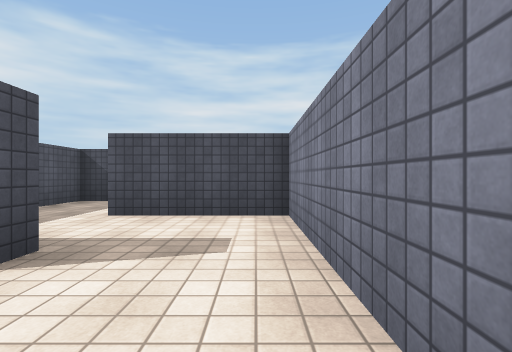
view 1 (above)

22 first-person views from a walk through a scene from a Unity 3-D project. The camera is 1.2 m above the floor, looks level and sees 85° across. The floor is counted in squares, 2 m on a side. Each view is taken from the middle of a square. On the plan, view 1 faces up. The plan holds only what a view shows up to about 9 squares ahead; the rest is blank. The place goes on beyond the plan. The player character is not drawn. Some animated figures are left out. Surface patterns are stand-ins for the level's own textures.

view 2
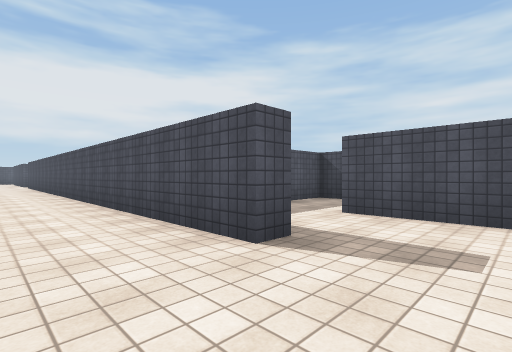

view 3
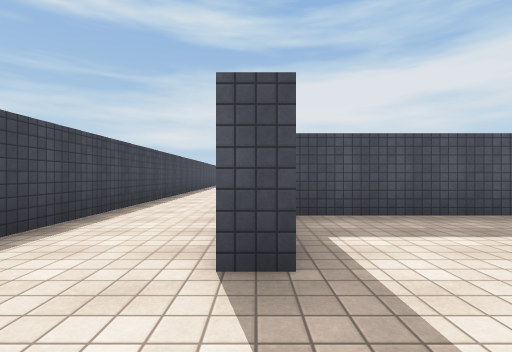

view 4
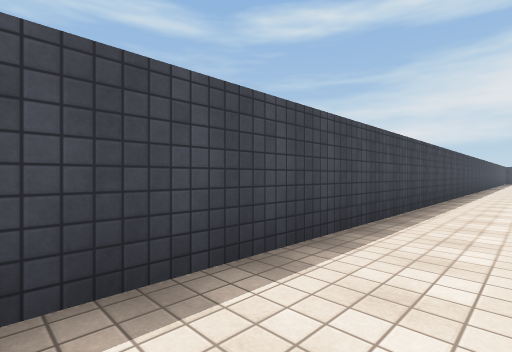

view 5
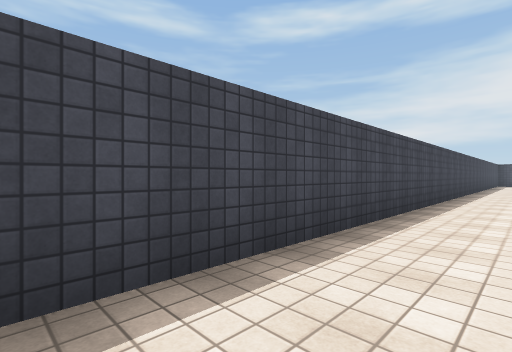

view 6
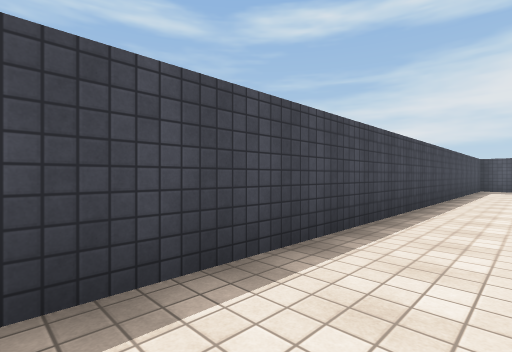

view 7
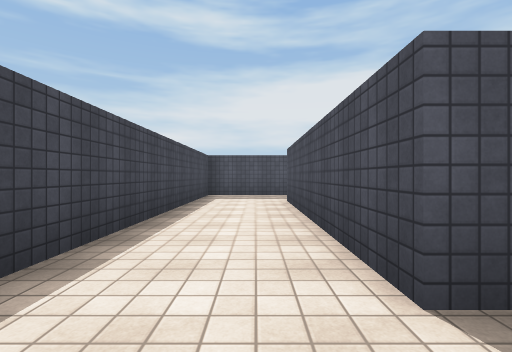

view 8
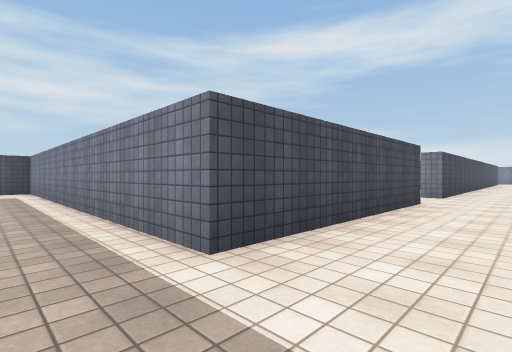

view 9
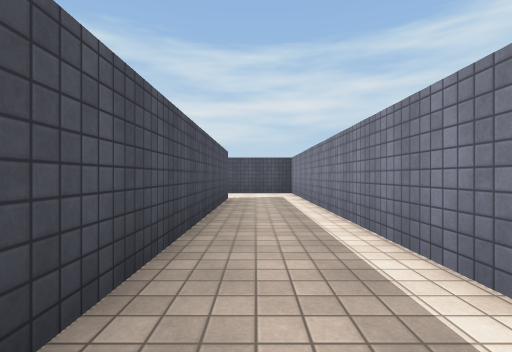

view 10
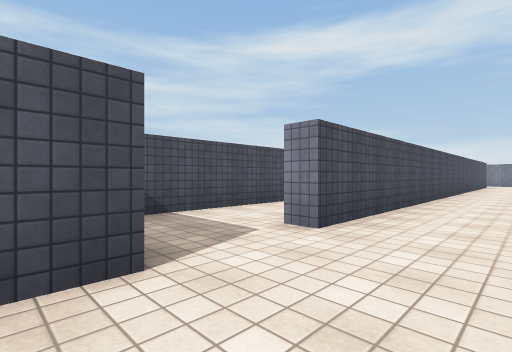

view 11
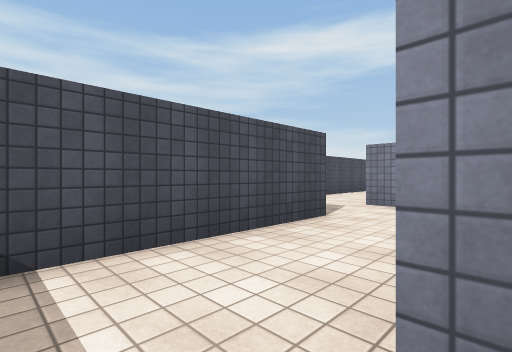

view 12
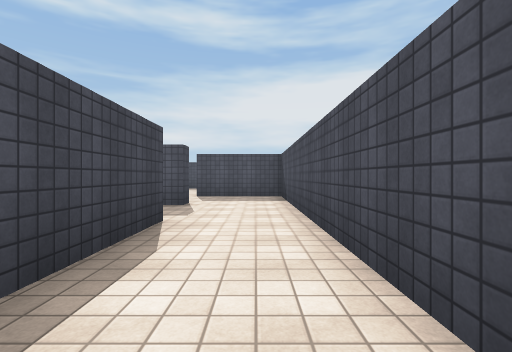

view 13
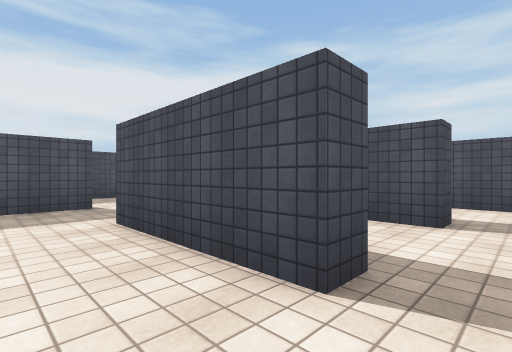

view 14
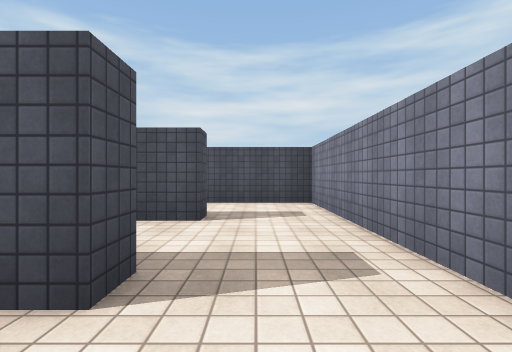

view 15
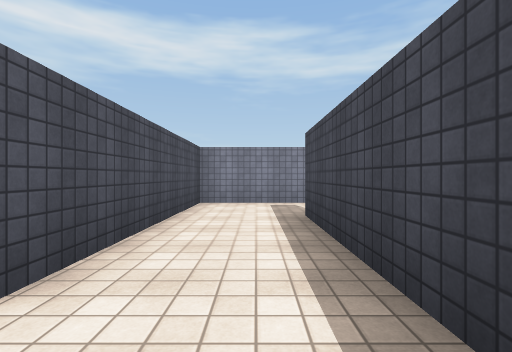

view 16
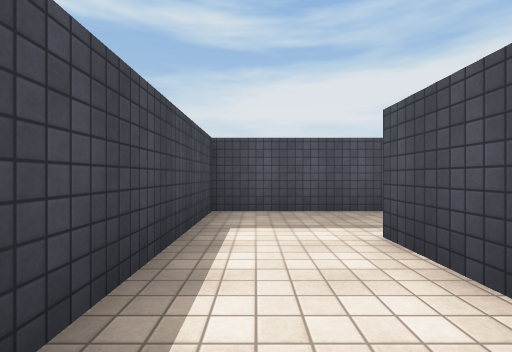

view 17
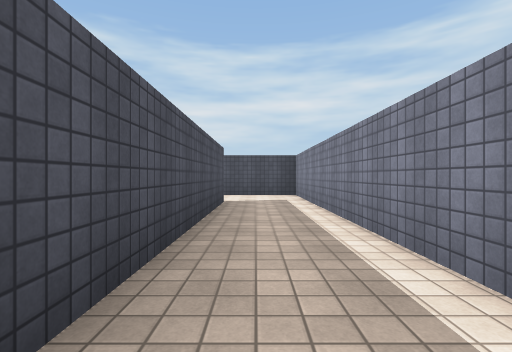

view 18
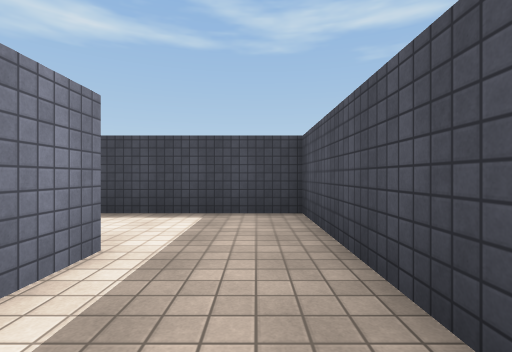

view 19
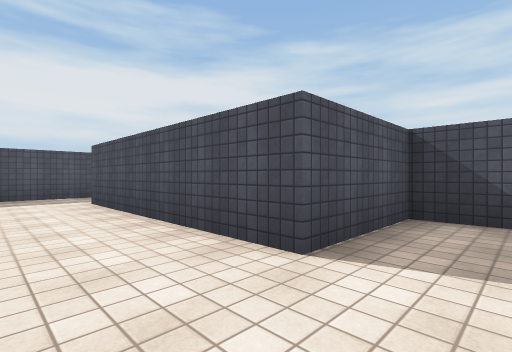

view 20
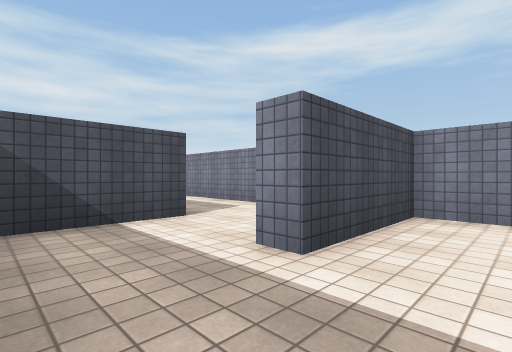

view 21
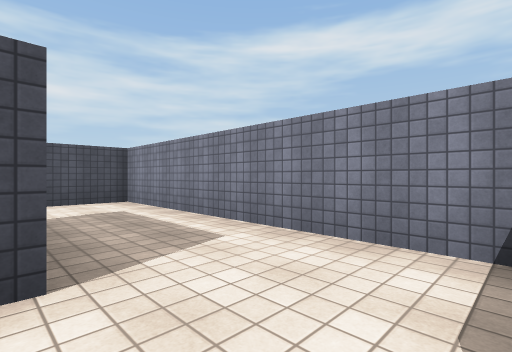

view 22
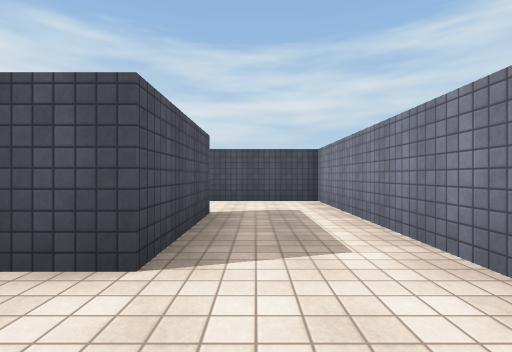

### Floor plan
Points are (right, up) in squares from view 1. A wall is a line through its corners. A room is listed if a view was taken in it or the views show most of it. See-through windows are left out.
Room 1 (views 1, 2, 3, 4, 5, 6, 7, 8, 9, 10, 11, 17, 18, 19)
walls: (-19.2, 1.8) (-24.7, 1.8) (-24.7, 9.5); (-1.7, 2.2) (-1.7, 1.8) (-17.2, 1.8) (-17.2, 2.2); (0.5, 0.5) (0.5, 2.5); (-26.7, 9.5) (-26.7, -0.5) (0, -0.5)
ways out: opening at (-18.5, 2) to room 8; opening at (-26, 10) to room 10; opening at (-0.5, 2) to room 11
Room 2 (view 12)
walls: (-9.8, 4.8) (-7.2, 4.8); (-6.7, 6.8) (-11.4, 6.8); (-4.7, 4.2) (-4.7, 6.4)
ways out: opening at (-10.5, 4) to room 3; opening at (-6, 4) to room 3; opening at (-6, 7) to room 4; opening at (-12, 5.5) to room 9
Room 3 (views 13, 14)
walls: (-6.7, 4.8) (-6.7, 4.2) (-9.8, 4.2); (-11.7, 4.5) (-11.7, 3.2)
ways out: opening at (-10.5, 4) to room 2; opening at (-6, 4) to room 2
Room 4 (views 15, 16)
walls: (-11.7, 10.2) (-11.7, 7.3) (-6.7, 7.3) (-6.7, 6.8); (-4.7, 6.4) (-4.7, 9.2) (-9.8, 9.2)
ways out: opening at (-6, 7) to room 2; opening at (-10.5, 9)
Room 5 (view 20)
walls: (-2.2, 4.2) (-2.2, 4.8); (-4.2, 4.4) (-4.2, 2.5)
ways out: opening at (-3.5, 4) to room 6; opening at (-2, 3) to room 11
Room 6 (view 21)
walls: (-1.7, 6.8) (-4.2, 6.8) (-4.2, 4.4)
ways out: opening at (-3.5, 4) to room 5; opening at (-2, 5.5) to room 7
Room 7 (view 22)
walls: (-1.7, 9.5) (-1.7, 6.8); (0.5, 5) (0.5, 11.7) (-2.1, 11.7)
ways out: opening at (-2, 5.5) to room 6; opening at (-2, 10.5)
Room 8 (no view inside)
walls: (-14.2, 4.2) (-19.2, 4.2) (-19.2, 1.8); (-12.2, 3.9) (-12.2, 4.5)
ways out: opening at (-18.5, 2) to room 1; opening at (-13.5, 4) to room 9
Room 9 (no view inside)
walls: (-12.2, 4.5) (-11.7, 4.5); (-11.4, 6.8) (-14.2, 6.8) (-14.2, 4.2)
ways out: opening at (-12, 5.5) to room 2; opening at (-13.5, 4) to room 8
Room 10 (no view inside)
walls: (-24.7, 9.5) (-24.7, 11.7) (-27, 11.7)
ways out: opening at (-26, 10) to room 1
Room 11 (no view inside)
walls: (0.5, 2.5) (0.5, 4.2) (-2.2, 4.2)
ways out: opening at (-0.5, 2) to room 1; opening at (-2, 3) to room 5

Positions as (right, up) in squares from view 1, and headings:
1: (0, 0), facing up
2: (0, 0), facing up-left
3: (0, 2), facing left
4: (0, 1), facing down-left
5: (-6, 1), facing down-left
6: (-13, 1), facing down-left
7: (-18, 1), facing left
8: (-26, 0), facing up-right
9: (-26, 2), facing up
10: (-20, 0), facing up-right
11: (-18, 2), facing up-right
12: (-6, 6), facing left
13: (-6, 3), facing up-left
14: (-6, 3), facing up
15: (-11, 8), facing right
16: (-7, 8), facing left
17: (-26, 3), facing up
18: (-26, 4), facing down
19: (-18, 0), facing up-left
20: (-4, 3), facing up-right
21: (-2, 5), facing up-right
22: (-1, 5), facing up
